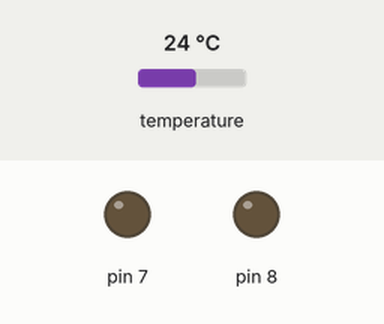
This sketch was run on a simulated Arduino Uno, built with avr-gcc and run on an emulated ATmega328P. On the bench: output pins drawn as LEDs (lit = HIGH). The inputs (shaded band) are chosen by the test bench; at power-on: temperature 24 °C. Storage starts empty.

Above: at 0.1 s.
At 2.0 s:
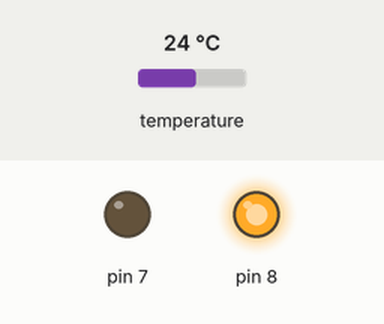
Timing chart, 0 to 3.5 s (numbered marks = the images above):
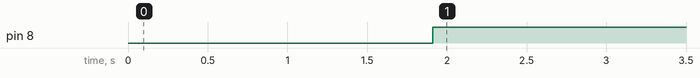

The sketch:

pruebatemporizar.ino
```cpp
#include <OneWire.h>
#include <DallasTemperature.h>
#include <SD.h>

File myFile;

OneWire ourWire(2);                //Se establece el pin 2  como bus OneWire

DallasTemperature sensors(&ourWire); //Se declara una variable u objeto para nuestro sensor


void setup()
{

pinMode(8, OUTPUT);
pinMode(7, OUTPUT);
Serial.begin(9600);
sensors.begin();   //Se inicia el sensor
delay(100);
if (!SD.begin(4)) {
    return;
  }

}


void loop()
{
    myFile = SD.open("datalog.txt", FILE_WRITE);//abrimos  el archivo

    sensors.requestTemperatures();   //Se envía el comando para leer la temperatura
    float temp= sensors.getTempCByIndex(0); //Se obtiene la temperatura en ºC
    delay(1000);
    if (myFile)
          {
            myFile.print("sensor1=");
            myFile.print(temp);
            myFile.println(",");
            myFile.close(); //cerramos el archivo
            digitalWrite(8,HIGH);

          }

     else
          {
            digitalWrite(7, HIGH);
          }

   }
```

Measured:
- by itself, pin 8: LOW → HIGH at 1.9 s
